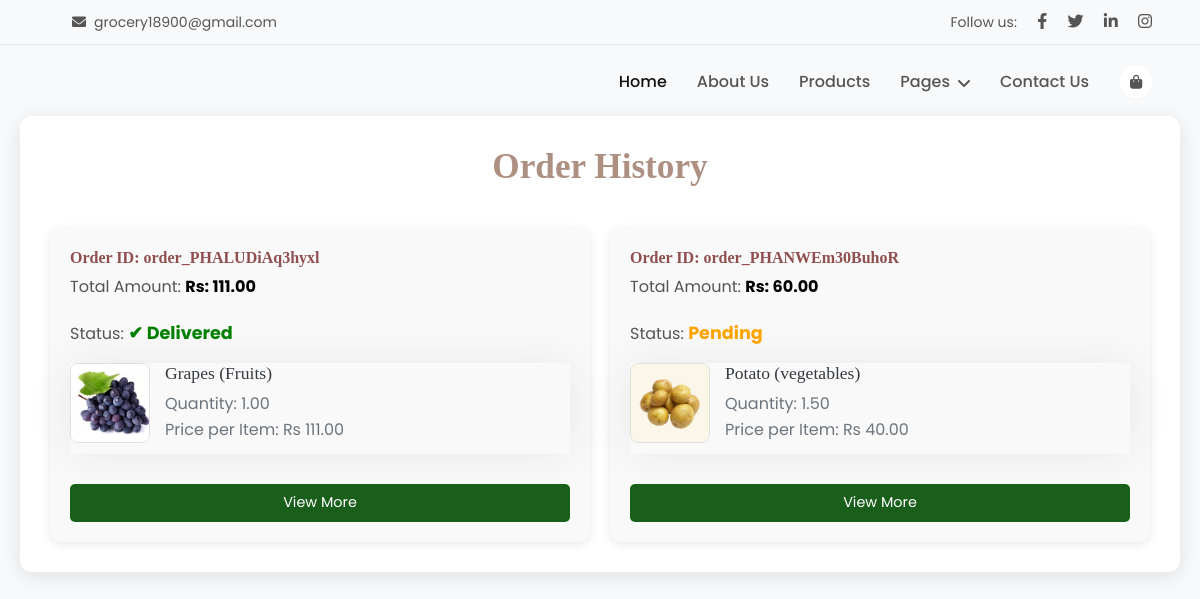
Screenshot of /custom_admin/payments/ (signed in) with the database file from the repository.
### myapp/models.py (models this page shows, shortened)
class Payment(models.Model):
       user = models.ForeignKey(settings.AUTH_USER_MODEL, on_delete=models.CASCADE)
       order_details = models.ForeignKey(OrderDetails, on_delete=models.CASCADE, null=True, blank=True)  # Allow null
       amount_paid = models.DecimalField(max_digits=10, decimal_places=2)
       payment_id = models.CharField(max_length=100, unique=True)  # Payment ID from the payment gateway
       order_id = models.CharField(max_length=100, unique=True)    # Order ID from the payment gateway
       status = models.CharField(max_length=20)  # e.g., 'Success', 'Failed'
       created_at = models.DateTimeField(auto_now_add=True)

class OrderDetails(models.Model):
    STATUS_CHOICES = [
        ('Pending', 'Pending'),
        ('Shipped', 'Shipped'),
        ('Delivered', 'Delivered'),
    ]
    user = models.ForeignKey(settings.AUTH_USER_MODEL, on_delete=models.CASCADE)
    products = models.ManyToManyField('Product', through='OrderProduct')  # Many-to-many relationship with Product
    total_price = models.DecimalField(max_digits=10, decimal_places=2)
    order_date = models.DateTimeField(auto_now_add=True)
    order_status = models.CharField(max_length=20, choices=STATUS_CHOICES, default='Pending')
    class Meta:
        verbose_name_plural = "Order Details"

class OrderProduct(models.Model):
    order = models.ForeignKey(OrderDetails, on_delete=models.CASCADE)
    product = models.ForeignKey('Product', on_delete=models.CASCADE)
    quantity = models.DecimalField(max_digits=5, decimal_places=2)

class Product(models.Model):
    product_name = models.ForeignKey(ProductCategory, on_delete=models.CASCADE)
    category = models.ForeignKey(Category, on_delete=models.CASCADE)
    subcategory = models.ForeignKey(SubCategory, on_delete=models.CASCADE, null=True, blank=True)  # New field
    price = models.DecimalField(max_digits=10, decimal_places=2)
    description = models.TextField()
    quantity = models.IntegerField()
    stock = models.PositiveIntegerField(default=0)  # Field for stock quantity
    image = models.ImageField(upload_to='media/', blank=True, null=True)
    shelf_life = models.CharField(max_length=100, blank=True, null=True)  # Field for shelf life
    form_factor = models.CharField(max_length=100, blank=True, null=True)  # Field for form factor
    organic = models.BooleanField(default=False)  # Field for organic product
    common_name = models.CharField(max_length=100, blank=True, null=True)  # Field for common name
    farmer = models.ForeignKey(Farmer, on_delete=models.CASCADE)

class ProductCategory(models.Model):
    category = models.ForeignKey(Category, on_delete=models.CASCADE)
    product_name = models.CharField(max_length=100)
    def __str__(self):
        return f"{self.product_name} ({self.category.name})"

class Category(models.Model):
    name = models.CharField(max_length=100)

### myapp/views.py (the view)
# urls.py: path('payments/', views.payment_list, name='payment_list'),
@login_required
def payment_list(request):
    payments = Payment.objects.filter(user=request.user)
    return render(request, 'payment_list.html', {'payments': payments})

### myapp/templates/payment_list.html (shortened to what this page needs)
<!DOCTYPE html>
<html lang="en">
<head>
    {% load static %}
    <link href="https://cdnjs.cloudflare.com/ajax/libs/font-awesome/6.0.0-beta3/css/all.min.css" rel="stylesheet">
    <link href="{% static 'css/bootstrap.min.css' %}" rel="stylesheet">
    <link href="{% static 'css/style.css' %}" rel="stylesheet">
</head>
<body>
    <div class="container-fluid fixed-top px-0 wow fadeIn" data-wow-delay="0.1s">
        <div class="top-bar row gx-0 align-items-center d-none d-lg-flex">
            <div class="col-lg-6 px-5 text-start">
                <small class="ms-4"><i class="fa fa-envelope me-2"></i>grocery18900@gmail.com</small>
            </div>
            <div class="col-lg-6 px-5 text-end">
                <small>Follow us:</small>
                <a class="text-body ms-3" href=""><i class="fab fa-facebook-f"></i></a>
                <a class="text-body ms-3" href=""><i class="fab fa-twitter"></i></a>
                <a class="text-body ms-3" href=""><i class="fab fa-linkedin-in"></i></a>
                <a class="text-body ms-3" href=""><i class="fab fa-instagram"></i></a>
            </div>
        </div>
        <nav class="navbar navbar-expand-lg navbar-light py-lg-0 px-lg-5 wow fadeIn" data-wow-delay="0.1s">
            <div class="collapse navbar-collapse" id="navbarCollapse">
                <div class="navbar-nav ms-auto p-4 p-lg-0">
                    <a href="{% url 'customer_dashboard' %}" class="nav-item nav-link active">Home</a>
                    <a href="#" class="nav-item nav-link">About Us</a>
                    <a href="{% url 'list_category_products' %}" class="nav-item nav-link">Products</a>
                    <div class="nav-item dropdown">
                        <a href="#" class="nav-link dropdown-toggle" data-bs-toggle="dropdown">Pages</a>
                    </div>
                    <a href="{% url 'contact' %}" class="nav-item nav-link">Contact Us</a>
                </div>
                <a class="btn-sm-square bg-white rounded-circle ms-3" href="">
                    <small class="fa fa-shopping-bag text-body"></small>
                </a>
            </div>
        </nav>
    </div><br><br>
    <div class="container mt-5">
        <div class="payment-list">
            <h1>Order History</h1>
            <div class="payment-grid">
                {% if payments %}
                    {% for payment in payments %}
                    <div class="payment-item">
                        <h6>Order ID: {{ payment.order_id }}</h6>
                        <p>Total Amount: <span class="price">Rs: {{ payment.amount_paid }}</span></p>
                        <p>Status:
                            <span class="order-status {% if payment.order_details.order_status == 'Delivered' %}delivered{% elif payment.order_details.order_status == 'Pending' %}pending{% endif %}">
                                {% if payment.order_details.order_status == 'Delivered' %} &#10004; {% endif %}
                                {{ payment.order_details.order_status }}
                            </span>
                        </p>
                        {% for order_product in payment.order_details.orderproduct_set.all %}
                        <div class="product-item">
                            <img src="{{ order_product.product.image.url }}" alt="Product Image">
                            <div class="product-info">
                                <h3>{{ order_product.product.product_name }}</h3>
                                <p>Quantity: {{ order_product.quantity }}</p>
                                <p>Price per Item: Rs {{ order_product.product.price }}</p>
                            </div>
                        </div>
                        {% endfor %}
                        <a href="{% url 'payment_detail' payment.id %}" class="btn-view-more">View More</a>
                    </div>
                    {% endfor %}
                {% else %}
                    <div class="empty-cart">
                        <p>Your payment list is empty!</p>
                        <a href="{% url 'list_category_products' %}" class="btn btn-primary">Shop Now</a>
                    </div>
                {% endif %}
            </div>
        </div>
    </div>
</body>
</html>

### myapp/static/css/style.css (style rules this page uses)
:root { --primary: #3CB815; --secondary: #F65005; --light: #F7F8FC; --dark: #111111; }
.btn-sm-square { width: 32px; height: 32px; }
.btn-square, .btn-sm-square, .btn-lg-square { padding: 0; display: flex; align-items: center; justify-content: center; font-weight: normal; }
.fixed-top { transition: .5s; }
.top-bar { height: 45px; border-bottom: 1px solid rgba(0, 0, 0, .07); }
.navbar .dropdown-toggle::after { border: none; content: "\f107"; font-family: "Font Awesome 5 Free"; font-weight: 900; vertical-align: middle; margin-left: 8px; }
.navbar .navbar-nav .nav-link { padding: 25px 15px; color: #555555; font-weight: 500; outline: none; }
.navbar .navbar-nav .nav-link:hover, .navbar .navbar-nav .nav-link.active { color: var(--dark); }
.product-item { box-shadow: 0 0 45px rgba(0, 0, 0, .07); }
.product-item img { transition: .5s; }

### myapp/templates/payment_list.html (style rules this page uses)
body { font-family: 'Poppins', sans-serif; background-color: #f8f9fa; }
.container { max-width: 1200px; margin: 0 auto; padding: 20px; }
.payment-list { background-color: #ffffff; border-radius: 12px; box-shadow: 0 4px 20px rgba(0, 0, 0, 0.1); padding: 30px; margin-bottom: 40px; }
.payment-list h1 { font-size: 2.2rem; color: #ad9082; text-align: center; font-weight: 600; margin-bottom: 40px; }
.payment-grid { display: grid; grid-template-columns: repeat(auto-fit, minmax(300px, 1fr)); gap: 20px; }
.payment-item { background-color: #f9f9f9; border-radius: 12px; box-shadow: 0 2px 10px rgba(0, 0, 0, 0.1); padding: 20px; height: 100%; display: flex; flex-direction: column; justify-content: space-between; transition: background-color 0.3s, box-shadow 0.3s; }
.payment-item h6 { font-size: 1rem; color: #8f4f4f; font-weight: 600; margin-bottom: 8px; }
.price { font-weight: bold; color: #000; }
.order-status { font-weight: bold; font-size: 1.1rem; display: inline-block; margin-top: 5px; }
.order-status.delivered { color: green; }
.order-status.pending { color: orange; }
.product-item { display: flex; align-items: center; margin-bottom: 15px; padding-bottom: 10px; }
.product-item img { width: 80px; height: 80px; object-fit: cover; border-radius: 8px; margin-right: 15px; border: 1px solid #e0e0e0; }
.product-info { flex: 1; }
.product-info h3 { font-size: 1.1rem; color: #343a40; font-weight: 500; }
.product-info p { margin: 2px 0; color: #6c757d; }
.btn-view-more { text-align: center; margin-top: 15px; color: white; background-color: #195f1b; padding: 8px 15px; border-radius: 5px; font-size: 0.9rem; text-decoration: none; transition: background-color 0.3s; }

### rows the page displays
Payment: order_id "order_PHALUDiAq3hyxl", amount_paid "111.00", order_details.order_status "Delivered"
OrderProduct: product.image (picture), product.product_name "Grapes (Fruits)", quantity "1.00", product.price "111.00"
Payment: order_id "order_PHANWEm30BuhoR", amount_paid "60.00", order_details.order_status "Pending"
OrderProduct: product.image (picture), product.product_name "Potato (vegetables)", quantity "1.50", product.price "40.00"
